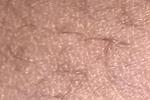
#> input picture train_healthy7.jpg, 150 x 100 px
$ python HistrogramViewClass.py
#> lines starting #> are read from the running program, lines starting #| are printed output that depends on the picture
__author__ = 'SPENCER LLOYD'

from skimage import data, filter
import cv2
from matplotlib import pyplot as plt

Delay = 15000

def skimage_filter_technique(image_path):

    img2 = data.imread(image_path, True)
    tv_filter = filter.denoise_tv_chambolle(img2, weight=0.1)

    cv2.imshow('Gray Scale', tv_filter)
    cv2.waitKey(Delay)

    return tv_filter


def show_histogram(image_path):
#> called with image_path = 'train_healthy7.jpg'
    image = cv2.imread(image_path)
#> image is the input picture: shape (100, 150, 3); mean B, G, R 134.5, 149.5, 197.6
    plt.hist(image.ravel(),256,[0,256]); plt.show()
#> after `plt.hist(image.ravel(), 256, [0, 256])`:
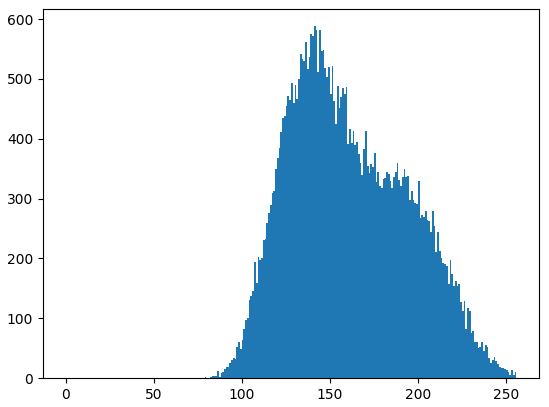
#> figure drawn by matplotlib, 1 panel; tallest bar 588 high, from x = 141 to 142

show_histogram('train_healthy7.jpg')
